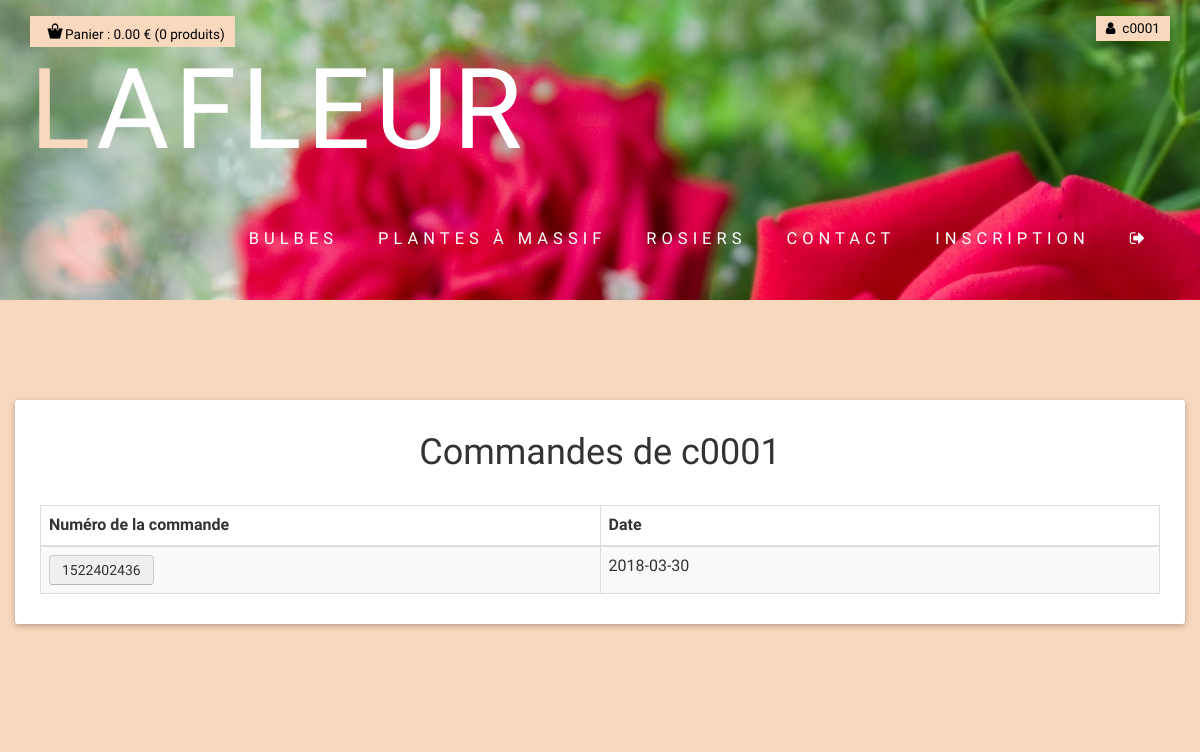
/myorder.php (signed in), run on an earlier commit of the app's database.
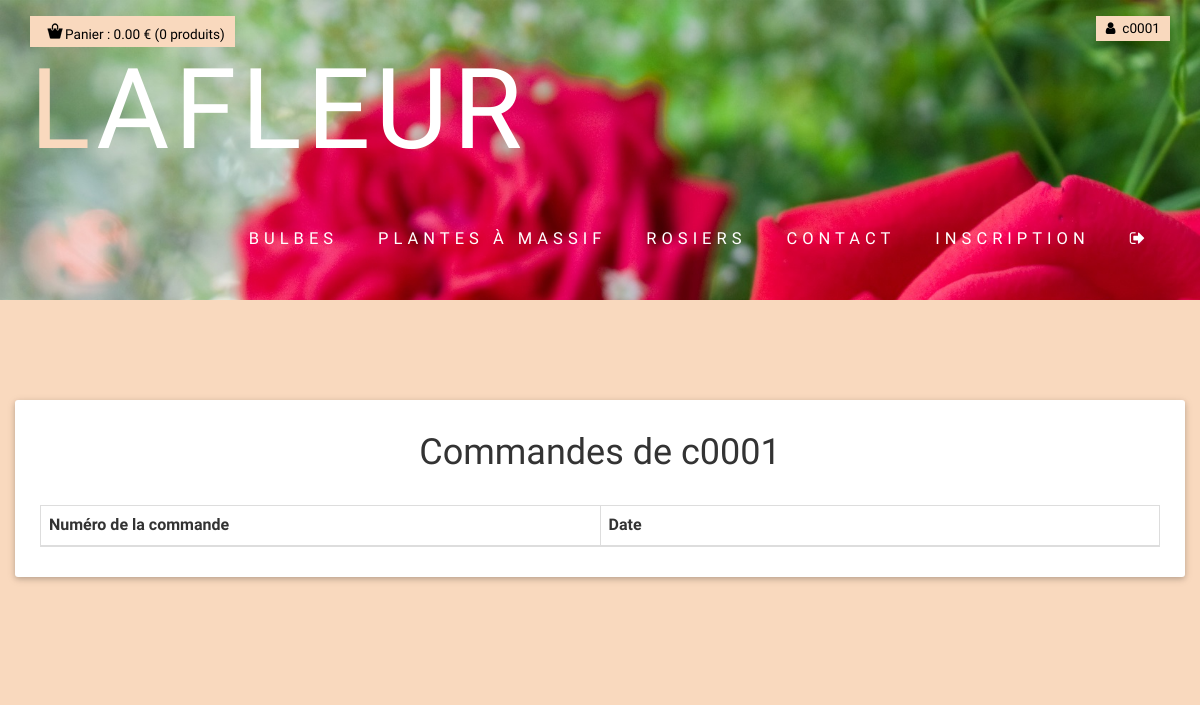
And on a later commit of the database.
### tables this page shows
CREATE TABLE IF NOT EXISTS `categorie` (
  `cat_code` char(3) NOT NULL DEFAULT '',
  `cat_libelle` varchar(50) NOT NULL DEFAULT '',
  PRIMARY KEY (`cat_code`)
);

CREATE TABLE IF NOT EXISTS `commande` (
  `cde_moment` varchar(20) NOT NULL DEFAULT '',
  `cde_client` varchar(5) NOT NULL DEFAULT '',
  `cde_date` varchar(10) NOT NULL DEFAULT '0000-00-00',
  PRIMARY KEY (`cde_moment`,`cde_client`),
  KEY `FK2` (`cde_client`)
);

### myorder.php (the view, shortened to what the changed rows need)
<?php
include 'header.php';
include 'connect.php';
?>
<body>
    <div class="container">
        <div class="row">
            <div class="box ">
                <div class="info">
                    <div class="table-scrol">
                        <h1 align="center">Commandes de <?= $_SESSION['auth'] ?></h1>
                        <div class="table-responsive">
                            <table class="table table-bordered table-hover table-striped" style="table-layout: fixed">
                                <thead>
                                    <tr>
                                        <th>Numéro de la commande</th>
                                        <th>Date</th>
                                    </tr>
                                </thead>
                                <?php
                                $user_id = $_SESSION['auth'];
                                $reponse = $bdd->query("SELECT * FROM commande WHERE cde_client='$user_id'");
                                while ($donnees = $reponse->fetch()) {
                                    ?>
                                    <tr>
                                        <td><button class="btn btn-sucess" data-target="#viewcontenir-<?= $donnees["cde_moment"] ?>" data-toggle="modal" ><?= $donnees["cde_moment"] ?></button></td>
                                        <td><?= $donnees["cde_date"] ?></td>
                                                                            <?php
                                                                        }
                                                                        ?>
                                                                        </tr>
                                                                        </table>
                                                                        </div>
                                                                        </div>
                                                                        </div>
                                                                        </div>
                                                                        </div>
                                                                        </div>
                                                                        </body>
                                                                        </html>

### header.php (shortened to what the changed rows need)
<!DOCTYPE HTML>
<html style="background-color:rgb(249, 217, 190)">
    <head>
        <link href="css/bootstrap.css" rel='stylesheet' type='text/css' />
        <link href="css/style.css" rel='stylesheet' type='text/css' />
        <link href="css/megamenu.css" rel="stylesheet" type="text/css" media="all" />
        <link href="//maxcdn.bootstrapcdn.com/font-awesome/4.1.0/css/font-awesome.min.css" rel="stylesheet">
    </head>
    <body style="background-color:rgb(249, 217, 190)">
        <?php
        include 'connect.php';
        ?>
        <header>
            <div class="banner">
                <div class="container">
                    <div class="header_bottom">
                        <div class="logo">
                            <h1><a href="./"><span class="m_1">L</span>AFLEUR</a></h1>
                        </div>
                        <div class="menu">
                            <ul class="megamenu skyblue">
                                <?php
                                $reponse = $bdd->query('SELECT * FROM categorie');
                                while ($donnees = $reponse->fetch()) {
                                    echo '<li><a class="color7" href="listpdt.php?cat=' . $donnees["cat_code"] . '">' . $donnees["cat_libelle"] . '</a></li>';
                                }
                                ?>
                            </ul>
                        </div>
                    </div>
                </div>
        </header>

What changed in the data, as far as the page shows it:
removed commande: cde_moment "1522402436", cde_date "2018-03-30"
